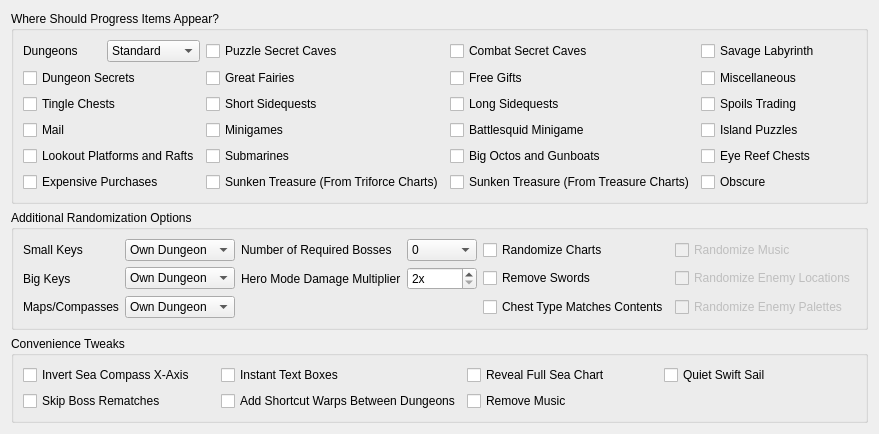
          <widget class="QWidget" name="randomizer_settings_tab">
           <attribute name="title">
            <string>Randomizer Settings</string>
           </attribute>
           <layout class="QVBoxLayout" name="verticalLayout_2">
            <item>
             <widget class="QGroupBox" name="groupBox">
              <property name="sizePolicy">
               <sizepolicy hsizetype="Minimum" vsizetype="Preferred">
                <horstretch>0</horstretch>
                <verstretch>0</verstretch>
               </sizepolicy>
              </property>
              <property name="minimumSize">
               <size>
                <width>0</width>
                <height>0</height>
               </size>
              </property>
              <property name="title">
               <string>Where Should Progress Items Appear?</string>
              </property>
              <layout class="QGridLayout" name="gridLayout_2" rowstretch="0,0,0,0,0,0,0,0,0,0" rowminimumheight="0,0,0,0,0,0,0,0,0,0">
               <property name="sizeConstraint">
                <enum>QLayout::SizeConstraint::SetDefaultConstraint</enum>
               </property>
               <item row="9" column="3">
                <widget class="QCheckBox" name="progression_obscure">
                 <property name="text">
                  <string>Obscure</string>
                 </property>
                </widget>
               </item>
               <item row="9" column="1">
                <widget class="QCheckBox" name="progression_triforce_charts">
                 <property name="text">
                  <string>Sunken Treasure (From Triforce Charts)</string>
                 </property>
                </widget>
               </item>
               <item row="1" column="3">
                <widget class="QCheckBox" name="progression_misc">
                 <property name="text">
                  <string>Miscellaneous</string>
                 </property>
                 <property name="checked">
                  <bool>false</bool>
                 </property>
                </widget>
               </item>
               <item row="6" column="2">
                <widget class="QCheckBox" name="progression_battlesquid">
                 <property name="text">
                  <string>Battlesquid Minigame</string>
                 </property>
                </widget>
               </item>
               <item row="7" column="3">
                <widget class="QCheckBox" name="progression_eye_reef_chests">
                 <property name="text">
                  <string>Eye Reef Chests</string>
                 </property>
                </widget>
               </item>
               <item row="0" column="0">
                <layout class="QHBoxLayout" name="horizontalLayout_22">
                 <item>
                  <widget class="QLabel" name="label_for_progression_dungeons">
                   <property name="text">
                    <string>Dungeons</string>
                   </property>
                  </widget>
                 </item>
                 <item>
                  <widget class="QComboBox" name="progression_dungeons">
                   <property name="currentIndex">
                    <number>1</number>
                   </property>
                   <item>
                    <property name="text">
                     <string>Disabled</string>
                    </property>
                   </item>
                   <item>
                    <property name="text">
                     <string>Standard</string>
                    </property>
                   </item>
                   <item>
                    <property name="text">
                     <string>Race Mode</string>
                    </property>
                   </item>
                  </widget>
                 </item>
                </layout>
               </item>
               <item row="1" column="2">
                <widget class="QCheckBox" name="progression_free_gifts">
                 <property name="text">
                  <string>Free Gifts</string>
                 </property>
                 <property name="checked">
                  <bool>false</bool>
                 </property>
                </widget>
               </item>
               <item row="7" column="0">
                <widget class="QCheckBox" name="progression_platforms_rafts">
                 <property name="text">
                  <string>Lookout Platforms and Rafts</string>
                 </property>
                </widget>
               </item>
               <item row="4" column="3">
                <widget class="QCheckBox" name="progression_spoils_trading">
                 <property name="text">
                  <string>Spoils Trading</string>
                 </property>
                </widget>
               </item>
               <item row="4" column="0">
                <widget class="QCheckBox" name="progression_tingle_chests">
                 <property name="text">
                  <string>Tingle Chests</string>
                 </property>
                </widget>
               </item>
               <item row="0" column="3">
                <widget class="QCheckBox" name="progression_savage_labyrinth">
                 <property name="text">
                  <string>Savage Labyrinth</string>
                 </property>
                </widget>
               </item>
               <item row="7" column="2">
                <widget class="QCheckBox" name="progression_big_octos_gunboats">
                 <property name="text">
                  <string>Big Octos and Gunboats</string>
                 </property>
                </widget>
               </item>
               <item row="7" column="1">
                <widget class="QCheckBox" name="progression_submarines">
                 <property name="text">
                  <string>Submarines</string>
                 </property>
                 <property name="checked">
                  <bool>false</bool>
                 </property>
                </widget>
               </item>
               <item row="4" column="2">
                <widget class="QCheckBox" name="progression_long_sidequests">
                 <property name="text">
                  <string>Long Sidequests</string>
                 </property>
                </widget>
               </item>
               <item row="6" column="3">
                <widget class="QCheckBox" name="progression_island_puzzles">
                 <property name="text">
                  <string>Island Puzzles</string>
                 </property>
                </widget>
               </item>
               <item row="6" column="0">
                <widget class="QCheckBox" name="progression_mail">
                 <property name="text">
                  <string>Mail</string>
                 </property>
                </widget>
               </item>
               <item row="6" column="1">
                <widget class="QCheckBox" name="progression_minigames">
                 <property name="text">
                  <string>Minigames</string>
                 </property>
                </widget>
               </item>
               <item row="9" column="2">
                <widget class="QCheckBox" name="progression_treasure_charts">
                 <property name="text">
                  <string>Sunken Treasure (From Treasure Charts)</string>
                 </property>
                </widget>
               </item>
               <item row="9" column="0">
                <widget class="QCheckBox" name="progression_expensive_purchases">
                 <property name="text">
                  <string>Expensive Purchases</string>
                 </property>
                 <property name="checked">
                  <bool>false</bool>
                 </property>
                </widget>
               </item>
               <item row="4" column="1">
                <widget class="QCheckBox" name="progression_short_sidequests">
                 <property name="text">
                  <string>Short Sidequests</string>
                 </property>
                </widget>
               </item>
               <item row="1" column="1">
                <widget class="QCheckBox" name="progression_great_fairies">
                 <property name="text">
                  <string>Great Fairies</string>
                 </property>
                 <property name="checked">
                  <bool>false</bool>
                 </property>
                </widget>
               </item>
               <item row="1" column="0">
                <widget class="QCheckBox" name="progression_dungeon_secrets">
                 <property name="text">
                  <string>Dungeon Secrets</string>
                 </property>
                </widget>
               </item>
               <item row="0" column="2">
                <widget class="QCheckBox" name="progression_combat_secret_caves">
                 <property name="text">
                  <string>Combat Secret Caves</string>
                 </property>
                </widget>
               </item>
               <item row="0" column="1">
                <widget class="QCheckBox" name="progression_puzzle_secret_caves">
                 <property name="text">
                  <string>Puzzle Secret Caves</string>
                 </property>
                 <property name="checked">
                  <bool>false</bool>
                 </property>
                </widget>
               </item>
              </layout>
             </widget>
            </item>
            <item>
             <widget class="QGroupBox" name="groupBox_3">
              <property name="sizePolicy">
               <sizepolicy hsizetype="Minimum" vsizetype="Preferred">
                <horstretch>0</horstretch>
                <verstretch>0</verstretch>
               </sizepolicy>
              </property>
              <property name="title">
               <string>Additional Randomization Options</string>
              </property>
              <layout class="QGridLayout" name="gridLayout_3">
               <item row="4" column="3">
                <widget class="QCheckBox" name="randomize_enemy_palettes">
                 <property name="enabled">
                  <bool>false</bool>
                 </property>
                 <property name="text">
                  <string>Randomize Enemy Palettes</string>
                 </property>
                </widget>
               </item>
               <item row="1" column="0">
                <layout class="QHBoxLayout" name="horizontalLayout_20">
                 <item>
                  <widget class="QLabel" name="label_for_dungeon_big_keys">
                   <property name="sizePolicy">
                    <sizepolicy hsizetype="Preferred" vsizetype="Preferred">
                     <horstretch>0</horstretch>
                     <verstretch>0</verstretch>
                    </sizepolicy>
                   </property>
                   <property name="text">
                    <string>Big Keys</string>
                   </property>
                  </widget>
                 </item>
                 <item>
                  <widget class="QComboBox" name="dungeon_big_keys">
                   <property name="sizePolicy">
                    <sizepolicy hsizetype="Fixed" vsizetype="Fixed">
                     <horstretch>0</horstretch>
                     <verstretch>0</verstretch>
                    </sizepolicy>
                   </property>
                   <property name="minimumSize">
                    <size>
                     <width>110</width>
                     <height>0</height>
                    </size>
                   </property>
                   <property name="currentIndex">
                    <number>1</number>
                   </property>
                   <item>
                    <property name="text">
                     <string>Vanilla</string>
                    </property>
                   </item>
                   <item>
                    <property name="text">
                     <string>Own Dungeon</string>
                    </property>
                   </item>
                   <item>
                    <property name="text">
                     <string>Any Dungeon</string>
                    </property>
                   </item>
                   <item>
                    <property name="text">
                     <string>Overworld</string>
                    </property>
                   </item>
                   <item>
                    <property name="text">
                     <string>Keysanity</string>
                    </property>
                   </item>
                  </widget>
                 </item>
                </layout>
               </item>
               <item row="0" column="1">
                <layout class="QHBoxLayout" name="horizontalLayout_13">
                 <property name="spacing">
                  <number>6</number>
                 </property>
                 <item>
                  <widget class="QLabel" name="label_for_num_required_dungeons">
                   <property name="sizePolicy">
                    <sizepolicy hsizetype="Preferred" vsizetype="Preferred">
                     <horstretch>0</horstretch>
                     <verstretch>0</verstretch>
                    </sizepolicy>
                   </property>
                   <property name="text">
                    <string>Number of Required Bosses</string>
                   </property>
                  </widget>
                 </item>
                 <item>
                  <widget class="QComboBox" name="num_required_dungeons">
                   <property name="minimumSize">
                    <size>
                     <width>70</width>
                     <height>0</height>
                    </size>
                   </property>
                   <property name="maximumSize">
                    <size>
                     <width>40</width>
                     <height>16777215</height>
                    </size>
                   </property>
                   <property name="baseSize">
                    <size>
                     <width>0</width>
                     <height>0</height>
                    </size>
                   </property>
                   <property name="currentIndex">
                    <number>0</number>
                   </property>
                   <item>
                    <property name="text">
                     <string>0</string>
                    </property>
                   </item>
                   <item>
                    <property name="text">
                     <string>1</string>
                    </property>
                   </item>
                   <item>
                    <property name="text">
                     <string>2</string>
                    </property>
                   </item>
                   <item>
                    <property name="text">
                     <string>3</string>
                    </property>
                   </item>
                   <item>
                    <property name="text">
                     <string>4</string>
                    </property>
                   </item>
                   <item>
                    <property name="text">
                     <string>5</string>
                    </property>
                   </item>
                   <item>
                    <property name="text">
                     <string>6</string>
                    </property>
                   </item>
                  </widget>
                 </item>
                </layout>
               </item>
               <item row="4" column="0">
                <layout class="QHBoxLayout" name="horizontalLayout_21">
                 <item>
                  <widget class="QLabel" name="label_for_dungeon_maps_compasses">
                   <property name="text">
                    <string>Maps/Compasses</string>
                   </property>
                  </widget>
                 </item>
                 <item>
                  <widget class="QComboBox" name="dungeon_maps_compasses">
                   <property name="sizePolicy">
                    <sizepolicy hsizetype="Fixed" vsizetype="Fixed">
                     <horstretch>0</horstretch>
                     <verstretch>0</verstretch>
                    </sizepolicy>
                   </property>
                   <property name="minimumSize">
                    <size>
                     <width>110</width>
                     <height>0</height>
                    </size>
                   </property>
                   <property name="currentIndex">
                    <number>1</number>
                   </property>
                   <item>
                    <property name="text">
                     <string>Vanilla</string>
                    </property>
                   </item>
                   <item>
                    <property name="text">
                     <string>Own Dungeon</string>
                    </property>
                   </item>
                   <item>
                    <property name="text">
                     <string>Any Dungeon</string>
                    </property>
                   </item>
                   <item>
                    <property name="text">
                     <string>Overworld</string>
                    </property>
                   </item>
                   <item>
                    <property name="text">
                     <string>Keysanity</string>
                    </property>
                   </item>
                  </widget>
                 </item>
                </layout>
               </item>
               <item row="0" column="0">
                <layout class="QHBoxLayout" name="horizontalLayout_19">
                 <item>
                  <widget class="QLabel" name="label_for_dungeon_small_keys">
                   <property name="sizePolicy">
                    <sizepolicy hsizetype="Preferred" vsizetype="Preferred">
                     <horstretch>0</horstretch>
                     <verstretch>0</verstretch>
                    </sizepolicy>
                   </property>
                   <property name="text">
                    <string>Small Keys</string>
                   </property>
                  </widget>
                 </item>
                 <item>
                  <widget class="QComboBox" name="dungeon_small_keys">
                   <property name="sizePolicy">
                    <sizepolicy hsizetype="Fixed" vsizetype="Fixed">
                     <horstretch>0</horstretch>
                     <verstretch>0</verstretch>
                    </sizepolicy>
                   </property>
                   <property name="minimumSize">
                    <size>
                     <width>110</width>
                     <height>0</height>
                    </size>
                   </property>
                   <property name="maximumSize">
                    <size>
                     <width>16777215</width>
                     <height>16777215</height>
                    </size>
                   </property>
                   <property name="currentIndex">
                    <number>1</number>
                   </property>
                   <item>
                    <property name="text">
                     <string>Vanilla</string>
                    </property>
                   </item>
                   <item>
                    <property name="text">
                     <string>Own Dungeon</string>
                    </property>
                   </item>
                   <item>
                    <property name="text">
                     <string>Any Dungeon</string>
                    </property>
                   </item>
                   <item>
                    <property name="text">
                     <string>Overworld</string>
                    </property>
                   </item>
                   <item>
                    <property name="text">
                     <string>Keysanity</string>
                    </property>
                   </item>
                  </widget>
                 </item>
                </layout>
               </item>
               <item row="1" column="1">
                <layout class="QHBoxLayout" name="horizontalLayout_18">
                 <item>
                  <widget class="QLabel" name="label_for_damage_multiplier">
                   <property name="text">
                    <string>Hero Mode Damage Multiplier</string>
                   </property>
                  </widget>
                 </item>
                 <item>
                  <widget class="QSpinBox" name="damage_multiplier">
                   <property name="sizePolicy">
                    <sizepolicy hsizetype="Maximum" vsizetype="Fixed">
                     <horstretch>0</horstretch>
                     <verstretch>0</verstretch>
                    </sizepolicy>
                   </property>
                   <property name="minimumSize">
                    <size>
                     <width>70</width>
                     <height>0</height>
                    </size>
                   </property>
                   <property name="buttonSymbols">
                    <enum>QAbstractSpinBox::ButtonSymbols::UpDownArrows</enum>
                   </property>
                   <property name="suffix">
                    <string>x</string>
                   </property>
                   <property name="minimum">
                    <number>2</number>
                   </property>
                   <property name="maximum">
                    <number>80</number>
                   </property>
                  </widget>
                 </item>
                </layout>
               </item>
               <item row="0" column="2">
                <widget class="QCheckBox" name="randomize_charts">
                 <property name="text">
                  <string>Randomize Charts</string>
                 </property>
                </widget>
               </item>
               <item row="0" column="3">
                <widget class="QCheckBox" name="randomize_music">
                 <property name="enabled">
                  <bool>false</bool>
                 </property>
                 <property name="text">
                  <string>Randomize Music</string>
                 </property>
                </widget>
               </item>
               <item row="1" column="3">
                <widget class="QCheckBox" name="randomize_enemies">
                 <property name="enabled">
                  <bool>false</bool>
                 </property>
                 <property name="text">
                  <string>Randomize Enemy Locations</string>
                 </property>
                </widget>
               </item>
               <item row="1" column="2">
                <widget class="QCheckBox" name="remove_swords">
                 <property name="text">
                  <string>Remove Swords</string>
                 </property>
                </widget>
               </item>
               <item row="4" column="2">
                <widget class="QCheckBox" name="chest_type_matches_contents">
                 <property name="text">
                  <string>Chest Type Matches Contents</string>
                 </property>
                </widget>
               </item>
              </layout>
             </widget>
            </item>
            <item>
             <widget class="QGroupBox" name="groupBox_2">
              <property name="title">
               <string>Convenience Tweaks</string>
              </property>
              <layout class="QGridLayout" name="gridLayout_4">
               <item row="1" column="0">
                <widget class="QCheckBox" name="skip_rematch_bosses">
                 <property name="text">
                  <string>Skip Boss Rematches</string>
                 </property>
                 <property name="checked">
                  <bool>false</bool>
                 </property>
                </widget>
               </item>
               <item row="1" column="1">
                <widget class="QCheckBox" name="add_shortcut_warps_between_dungeons">
                 <property name="text">
                  <string>Add Shortcut Warps Between Dungeons</string>
                 </property>
                </widget>
               </item>
               <item row="0" column="1">
                <widget class="QCheckBox" name="instant_text_boxes">
                 <property name="text">
                  <string>Instant Text Boxes</string>
                 </property>
                 <property name="checked">
                  <bool>false</bool>
                 </property>
                </widget>
               </item>
               <item row="0" column="0">
                <widget class="QCheckBox" name="invert_sea_compass_x_axis">
                 <property name="text">
                  <string>Invert Sea Compass X-Axis</string>
                 </property>
                </widget>
               </item>
               <item row="0" column="2">
                <widget class="QCheckBox" name="reveal_full_sea_chart">
                 <property name="text">
                  <string>Reveal Full Sea Chart</string>
                 </property>
                 <property name="checked">
                  <bool>false</bool>
                 </property>
                </widget>
               </item>
               <item row="0" column="3">
                <widget class="QCheckBox" name="quiet_swift_sail">
                 <property name="text">
                  <string>Quiet Swift Sail</string>
                 </property>
                </widget>
               </item>
               <item row="1" column="2">
                <widget class="QCheckBox" name="remove_music">
                 <property name="text">
                  <string>Remove Music</string>
                 </property>
                </widget>
               </item>
              </layout>
             </widget>
            </item>
           </layout>
          </widget>
